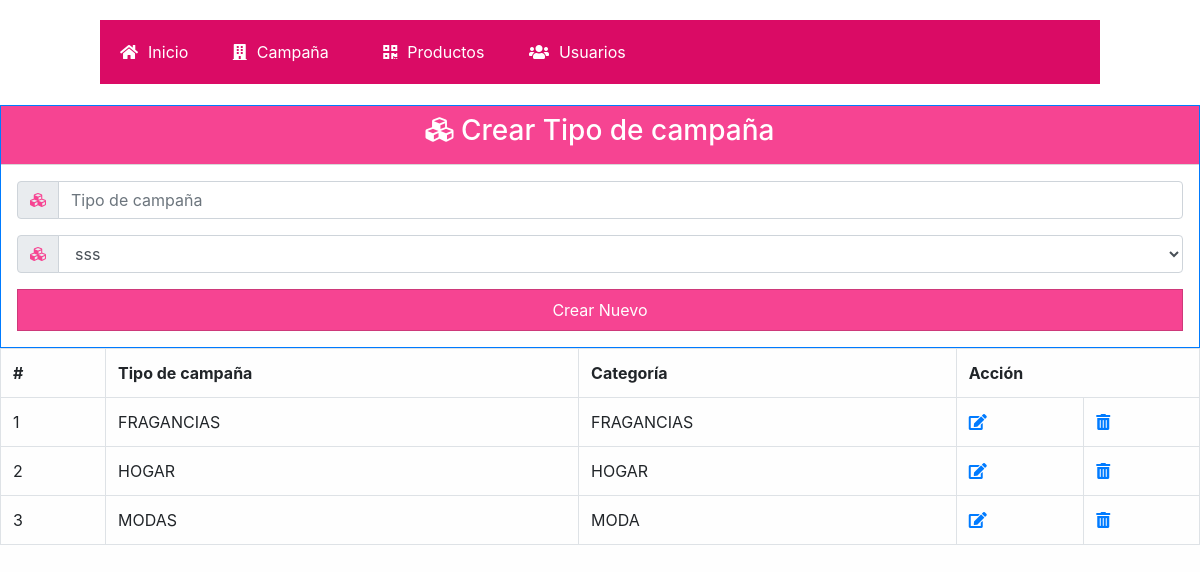
The app's page /manTipoCampania.php with its own data.
### tables this page shows
CREATE TABLE `tipo_campania` (
  `idtipo_campania` int(11) NOT NULL,
  `descripcion` varchar(100) DEFAULT NULL,
  `categorias` int(11) NOT NULL,
  `estado` varchar(45) DEFAULT NULL,
  PRIMARY KEY (`idtipo_campania`),
  KEY `fk_tipo_campania_categorias1_idx` (`categorias`),
  CONSTRAINT `fk_tipo_campania_categorias1` FOREIGN KEY (`categorias`) REFERENCES `categorias` (`idcategorias`) ON DELETE NO ACTION ON UPDATE NO ACTION
);

CREATE TABLE `categorias` (
  `idcategorias` int(11) NOT NULL,
  `descripcion` varchar(45) DEFAULT NULL,
  PRIMARY KEY (`idcategorias`)
);

### manTipoCampania.php (the view, shortened to what this page needs)
<?php
include 'conexion.php';
include"encabezado.php";
?>
    <div class="table-responsive">
        <?php
        if(isset($_GET['id'])){
        ?>
            <form id="form1" name="form1" method="POST" action="manTipoCampania.php">
        <?php
        }else{
        ?>
            <form id="form1" name="form1" method="POST" action="insertTipoCampania.php">
        <?php }?>
                <div class="card border-primary rounded-0">
                    <div class="card-header p-0">
                        <div class="bg-pink text-white text-center py-2">
                            <?php
                            if(isset($_GET['id'])){
                            ?>
                                 <h3><i class="fa fa-cubes"></i> Modificar Tipo de campa&ntilde;a</h3>
                            <?php
                            }else{
                            ?>
                                 <h3><i class="fa fa-cubes"></i> Crear Tipo de campa&ntilde;a</h3>
                            <?php
                            }
                            ?>
                        </div>
                    </div>
                    <div class="card-body p-3">
                        <div class="form-group">
                            <div class="input-group mb-2">
                                <div class="input-group-prepend">
                                    <div class="input-group-text"><i class="fa fa-cubes text-pink"></i></div>
                                </div>
                                <?php
                                if(isset($_GET['id'])){
                                    ?>
                                    <input type="text" class="form-control" id="nombre" name="nombre" placeholder="Tipo de campa&ntilde;a" value="<?php echo $nombre;?>" required>
                                    <input type="hidden" id="idd" name="idd" value="<?php echo $id;?>">
                                    <?php
                                }else{
                                    ?>
                                    <input type="text" class="form-control" id="nombre" name="nombre" placeholder="Tipo de campa&ntilde;a" required>
                                <?php }?>
                            </div>
                        </div>
                        <div class="form-group">
                            <div class="input-group mb-2">
                                <div class="input-group-prepend">
                                    <div class="input-group-text"><i class="fa fa-cubes text-pink"></i></div>
                                </div>
                                <?php
                                    $sql="SELECT idcategorias, descripcion FROM categorias";
                                    $sentencia=$conexion->prepare($sql);
                                    $sentencia->execute();
                                    $resultado = $sentencia->get_result();
                                    echo "<select name='cate' id='cate' class='form-control' required>";
                                    WHILE ($fila = $resultado->fetch_assoc()) {
                                        if($fila['idcategorias']==$idcate){
                                            echo "<option value='$fila[idcategorias]' selected >$fila[descripcion]</option>";
                                        }else{
                                            echo "<option value='$fila[idcategorias]' >$fila[descripcion]</option>";
                                        }
                                    }
                                    ?>
                                    </select>
                            </div>
                        </div>
                        <div class="text-center">
                            <?php
                            if(isset($_GET['id'])){
                                ?>
                            <div class="input-group-prepend">
                                    <input type="submit" value="Modificar" class="btn btn-pink btn-block rounded-0 py-2">
                            </div>
                                <?php
                            }else{
                                ?>
                                <input type="submit" value="Crear Nuevo" class="btn btn-pink btn-block rounded-0 py-2">
                            <?php }?>
                        </div>
                    </div>
                </div>
            </form>
            <table class="table table-condensed table-bordered table-hover">
                <tr>
                    <th>#</th>
                    <th>Tipo de campa&ntilde;a</th>
                    <th>Categor&iacute;a</th>
                    <th colspan="3">Acci&oacute;n</th>
                </tr>
                <?php
                $sentencia=$conexion->prepare("SELECT a.idtipo_campania as id, a.descripcion as tipocam, a.categorias, a.estado, b.idcategorias, b.descripcion as cate
                    FROM tipo_campania a
                    left join categorias b on a.categorias=b.idcategorias
                    where a.estado=1");
                $sentencia->execute();
                $resultado = $sentencia->get_result();
                $i=0;
                WHILE ($fila = $resultado->fetch_assoc()) {
                    $i=$i+1;
                    echo "<tr>";
                    echo "<td>$i</td>";
                    echo "<td>".$fila['tipocam']."</td>";
                    echo "<td>".$fila['cate']."</td>";
                    echo "<td><a href='manTipoCampania.php?id=$fila[id]'><span class='fa fa-edit'></span></a></td>";
                    echo "<td><a href='manTipoCampania.php?idx=$fila[id]'><span class='fa fa-trash-alt'></span></a></td>";
                    echo "</tr>";
                }
                ?>
            </table>
    </div>
<?php
include("pie.php");
?>

### css/menu.css (style rules this page uses)
* { padding:0; margin:0; -webkit-box-sizing: border-box; -moz-box-sizing: border-box; box-sizing: border-box; }
body { background:#FEFEFE; }

### records on screen
tipo_campania: descripcion "FRAGANCIAS", categorias.descripcion "FRAGANCIAS"
tipo_campania: descripcion "HOGAR", categorias.descripcion "HOGAR"
tipo_campania: descripcion "MODAS", categorias.descripcion "MODA"

### other values on screen
form field cate "sss"
